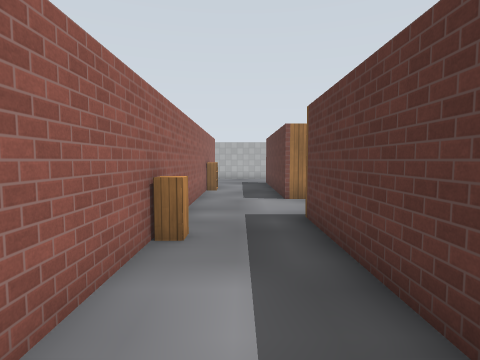
view 1 (above)

19 first-person views from a walk through a Gazebo world. The camera is 1.3 m above the floor, tilts 4° down and sees 80° across. The floor is counted in squares, 1 m on a side. Each view is taken from the middle of a square. On the plan, view 1 faces up. The plan holds only what a view shows up to about 13 squares ahead; the rest is blank. The place goes on beyond the plan. Simple patterns stand in for the simulator's built-in surfaces.

view 2
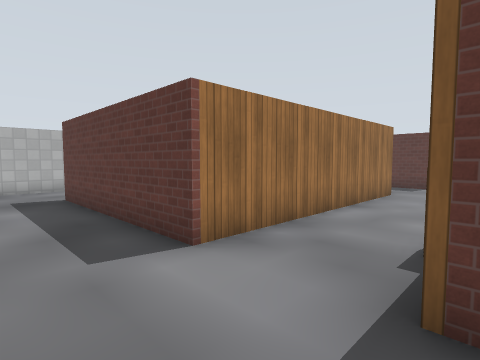

view 3
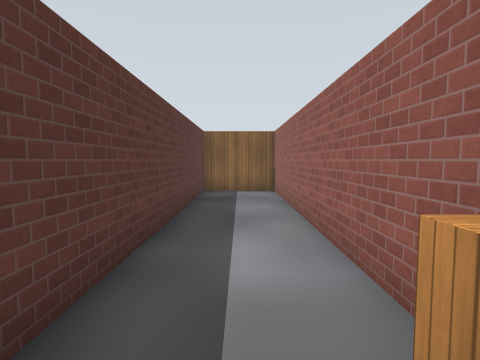

view 4
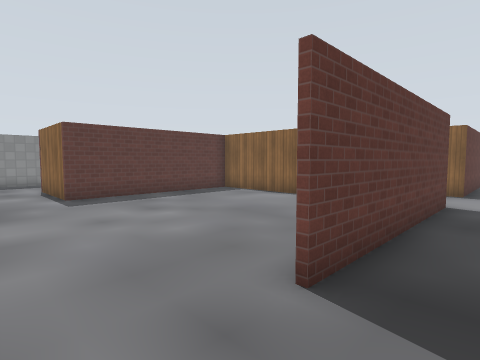

view 5
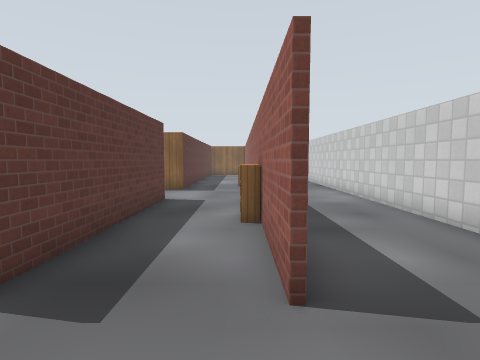

view 6
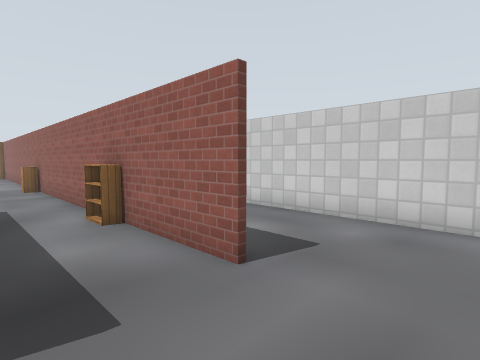

view 7
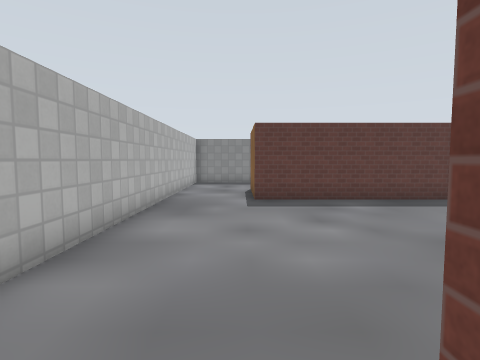

view 8
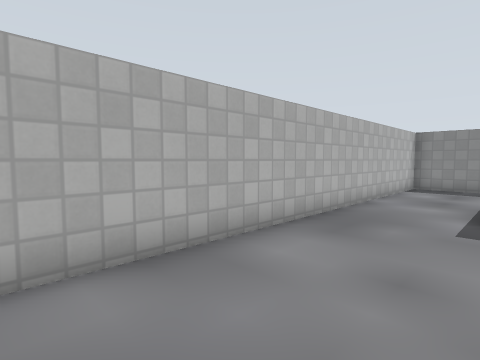

view 9
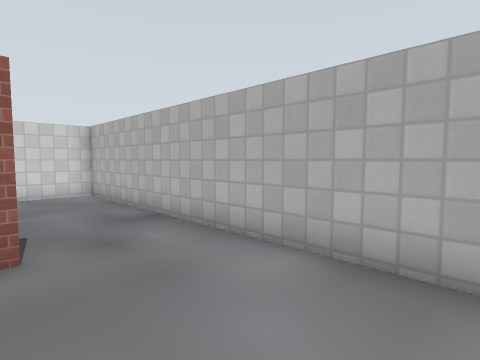

view 10
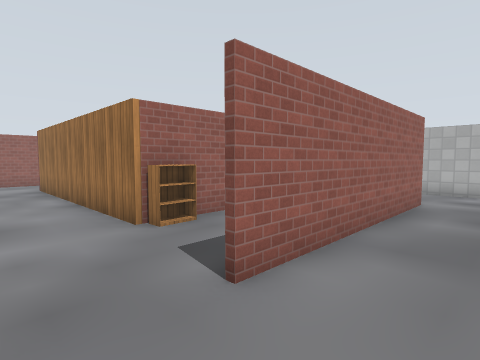

view 11
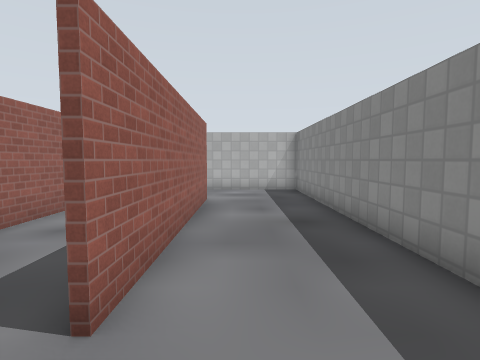

view 12
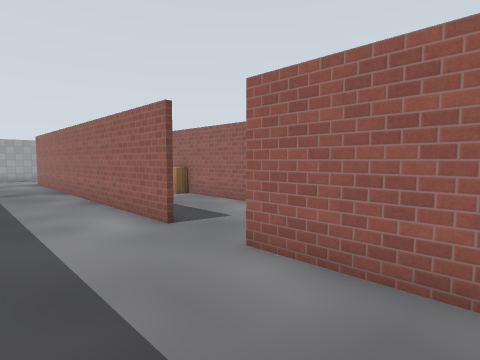

view 13
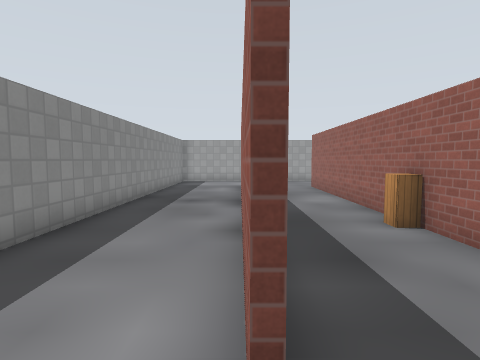

view 14
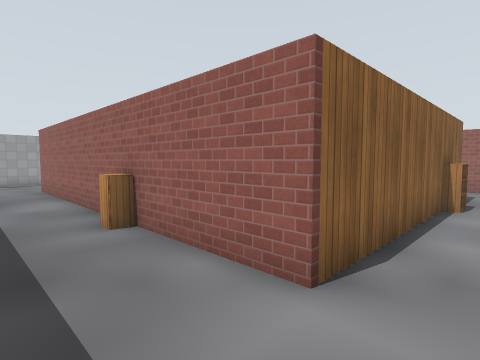

view 15
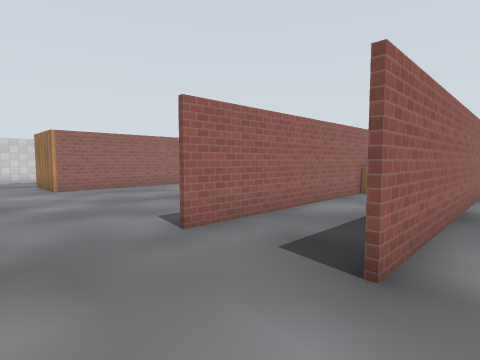

view 16
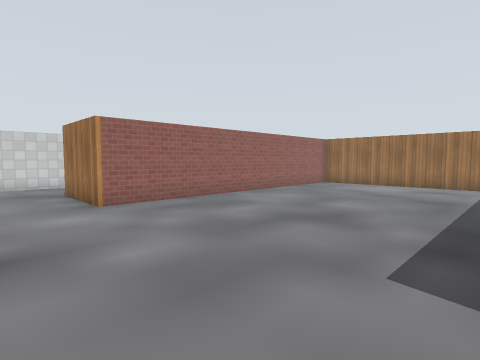

view 17
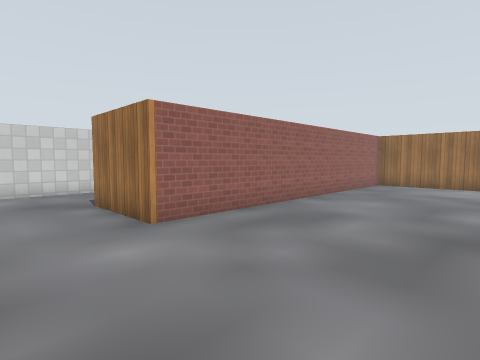

view 18
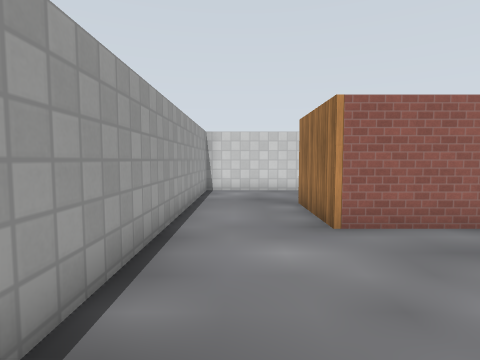

view 19
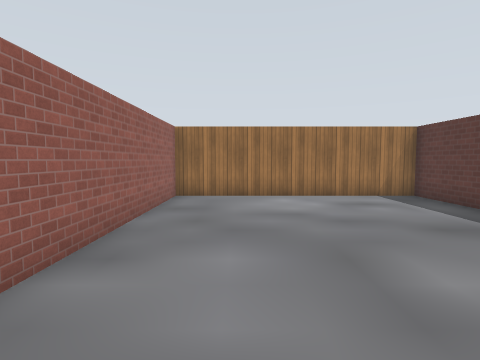

### Floor plan
Ten units are one square. View 1 is at (0, 0); x grows to the right and y downward. Boxes are objects, and circles mark ways between rooms. Rooms are numbered by the first view taken in them; rooms with no view inside come last. Other rooms are left out.
<svg viewBox="-57 -200 237 299">
<path fill="none" stroke="#000" d="M25 -95 15 -95 15 -166M-14 -116 -14 61 15 61 15 -65 26 -65M61 -97 91 -97M-14 -166 -14 -135M104 -101 104 -165 139 -165M-52 50 -52 65M155 -195 -52 -195 -52 -60M104 -35 104 -64 45 -64M45 -65 105 -65 105 60M139 -69 139 60M29 -64 17 -64 17 62 -16 62M138 -90 138 -97M175 50 175 -40M175 -99 175 -195 155 -195M105 -144 105 -95 25 -95M-52 65 -52 94 54 94M139 -165 139 -90"/>
<rect x="-15" y="-55" width="10" height="10" fill="#bbb"><title>cabinet</title></rect>
<rect x="-15" y="-135" width="10" height="20" fill="#bbb"><title>bookshelf</title></rect>
<rect x="25" y="-75" width="20" height="10" fill="#bbb"><title>bookshelf</title></rect>
<rect x="105" y="-25" width="10" height="10" fill="#bbb"><title>cabinet</title></rect>
<rect x="105" y="-105" width="10" height="10" fill="#bbb"><title>bookshelf</title></rect>
<circle cx="-35" cy="55" r="3" fill="#2a7"/>
<circle cx="145" cy="-185" r="3" fill="#2a7"/>
<circle cx="20" cy="-85" r="3" fill="#2a7"/>
<text x="10" y="-100">1</text>
<text x="90" y="-10">2</text>
</svg>
Room 1 opens to room 2.

Where each view was taken, in squares from view 1:
view 1: 0 up, 0 right, facing up
view 2: 6 up, 1 left, facing up-right
view 3: 6 up, 0 right, facing down
view 4: 19 up, 0 right, facing down-right
view 5: 19 up, 1 left, facing down
view 6: 19 up, 1 right, facing down-left
view 7: 17 up, 1 right, facing right
view 8: 16 up, 3 right, facing up-right
view 9: 16 up, 6 right, facing up-left
view 10: 7 up, 16 right, facing up-left
view 11: 7 up, 15 right, facing up
view 12: 12 up, 17 right, facing down-left
view 13: 8 up, 14 right, facing down
view 14: 8 up, 13 right, facing down-left
view 15: 9 down, 15 right, facing up-left
view 16: 9 down, 10 right, facing up-left
view 17: 9 down, 7 right, facing up-left
view 18: 8 down, 7 right, facing left
view 19: 4 down, 4 right, facing up
